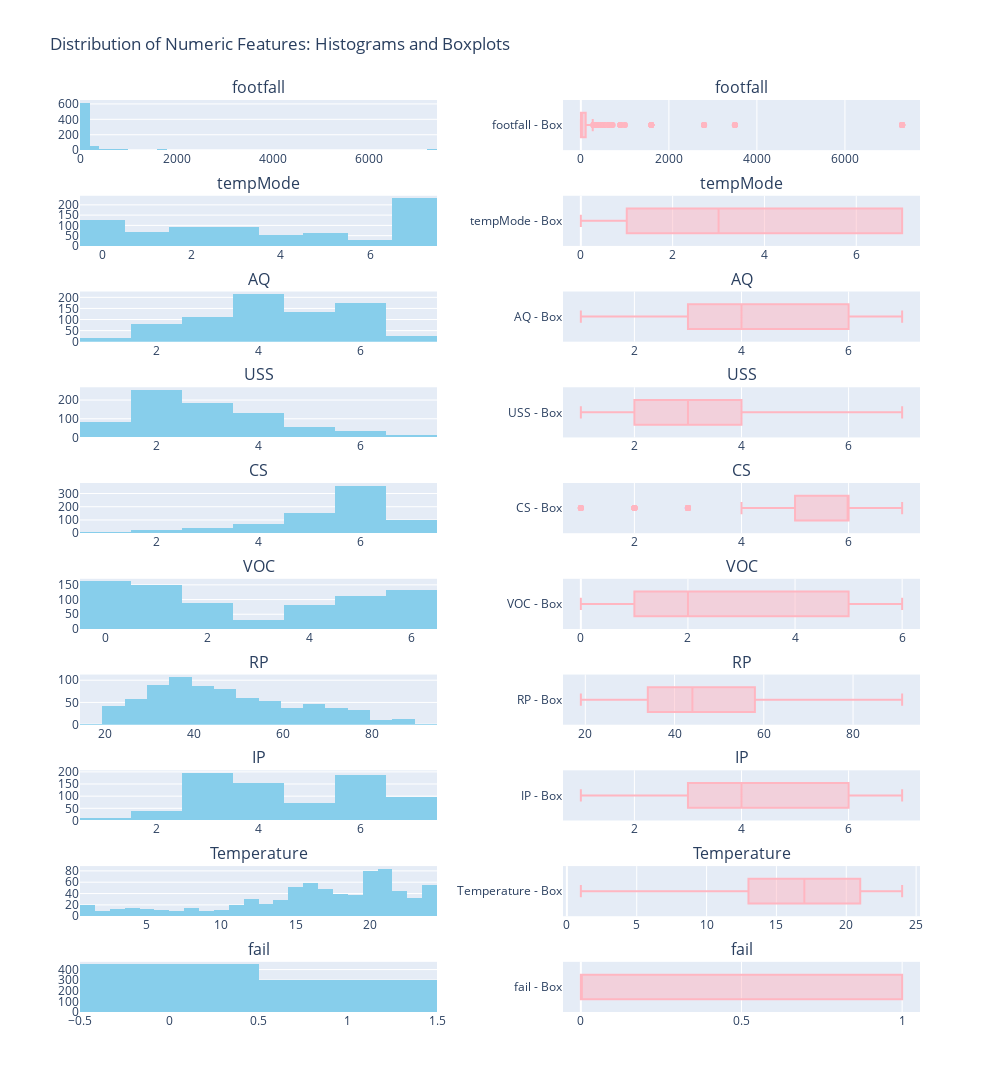

The code cell stored with this chart in its notebook:
### Markdown cell above
Are around 60/40, so move futher.

### Code cell
#plot all the numeric columns as a overview, just to see the distribution.
columns=df.columns
n_cols=2 #number of columns in subplot grid
n_rows=len(columns)

#want to create sublot using fig.px, more complex than seaborn + matplotlib
fig = make_subplots(
    rows=n_rows, cols=n_cols,
    subplot_titles = [f"{col}" for col in columns for _ in range(2)],
    horizontal_spacing=0.15
)

for i, col in enumerate(columns):
    row = i + 1 #plotly uses 1-based indexing

    # Histogram
    fig.add_trace(
        go.Histogram(x=df[col], name=f"{col} - Hist", marker_color='skyblue'),
        row=row, col=1
    )

    # Boxplot
    fig.add_trace(
        go.Box(x=df[col], name=f"{col} - Box", marker_color='lightpink'),
        row=row, col=2
    )
    
# Layout adjustments
fig.update_layout(
    height=250 * n_rows,
    width=1000,
    showlegend=False,
    title_text="Distribution of Numeric Features: Histograms and Boxplots"
)
fig.show()

### Figure 1 — Plotly figure (JSON) as saved in the notebook; plotly's stock layout.template omitted (floating-point values rounded to 4 significant figures; data arrays with more than 128 entries replaced by an {"elided": "..."} marker saying what was removed)
{"data": [{"marker": {"color": "skyblue"}, "name": "footfall - Hist", "type": "histogram", "x": {"elided": "755 int values"}, "xaxis": "x", "yaxis": "y"}, {"marker": {"color": "lightpink"}, "name": "footfall - Box", "type": "box", "x": {"elided": "755 int values"}, "xaxis": "x2", "yaxis": "y2"}, {"marker": {"color": "skyblue"}, "name": "tempMode - Hist", "type": "histogram", "x": {"elided": "755 int values"}, "xaxis": "x3", "yaxis": "y3"}, {"marker": {"color": "lightpink"}, "name": "tempMode - Box", "type": "box", "x": {"elided": "755 int values"}, "xaxis": "x4", "yaxis": "y4"}, {"marker": {"color": "skyblue"}, "name": "AQ - Hist", "type": "histogram", "x": {"elided": "755 int values"}, "xaxis": "x5", "yaxis": "y5"}, {"marker": {"color": "lightpink"}, "name": "AQ - Box", "type": "box", "x": {"elided": "755 int values"}, "xaxis": "x6", "yaxis": "y6"}, {"marker": {"color": "skyblue"}, "name": "USS - Hist", "type": "histogram", "x": {"elided": "755 int values"}, "xaxis": "x7", "yaxis": "y7"}, {"marker": {"color": "lightpink"}, "name": "USS - Box", "type": "box", "x": {"elided": "755 int values"}, "xaxis": "x8", "yaxis": "y8"}, {"marker": {"color": "skyblue"}, "name": "CS - Hist", "type": "histogram", "x": {"elided": "755 int values"}, "xaxis": "x9", "yaxis": "y9"}, {"marker": {"color": "lightpink"}, "name": "CS - Box", "type": "box", "x": {"elided": "755 int values"}, "xaxis": "x10", "yaxis": "y10"}, {"marker": {"color": "skyblue"}, "name": "VOC - Hist", "type": "histogram", "x": {"elided": "755 int values"}, "xaxis": "x11", "yaxis": "y11"}, {"marker": {"color": "lightpink"}, "name": "VOC - Box", "type": "box", "x": {"elided": "755 int values"}, "xaxis": "x12", "yaxis": "y12"}, {"marker": {"color": "skyblue"}, "name": "RP - Hist", "type": "histogram", "x": {"elided": "755 int values"}, "xaxis": "x13", "yaxis": "y13"}, {"marker": {"color": "lightpink"}, "name": "RP - Box", "type": "box", "x": {"elided": "755 int values"}, "xaxis": "x14", "yaxis": "y14"}, {"marker": {"color": "skyblue"}, "name": "IP - Hist", "type": "histogram", "x": {"elided": "755 int values"}, "xaxis": "x15", "yaxis": "y15"}, {"marker": {"color": "lightpink"}, "name": "IP - Box", "type": "box", "x": {"elided": "755 int values"}, "xaxis": "x16", "yaxis": "y16"}, {"marker": {"color": "skyblue"}, "name": "Temperature - Hist", "type": "histogram", "x": {"elided": "755 int values"}, "xaxis": "x17", "yaxis": "y17"}, {"marker": {"color": "lightpink"}, "name": "Temperature - Box", "type": "box", "x": {"elided": "755 int values"}, "xaxis": "x18", "yaxis": "y18"}, {"marker": {"color": "skyblue"}, "name": "fail - Hist", "type": "histogram", "x": {"elided": "755 int values"}, "xaxis": "x19", "yaxis": "y19"}, {"marker": {"color": "lightpink"}, "name": "fail - Box", "type": "box", "x": {"elided": "755 int values"}, "xaxis": "x20", "yaxis": "y20"}], "layout": {"annotations": [{"font": {"size": 16}, "showarrow": false, "text": "footfall", "x": 0.2125, "xanchor": "center", "xref": "paper", "y": 1, "yanchor": "bottom", "yref": "paper"}, {"font": {"size": 16}, "showarrow": false, "text": "footfall", "x": 0.7875, "xanchor": "center", "xref": "paper", "y": 1, "yanchor": "bottom", "yref": "paper"}, {"font": {"size": 16}, "showarrow": false, "text": "tempMode", "x": 0.2125, "xanchor": "center", "xref": "paper", "y": 0.895, "yanchor": "bottom", "yref": "paper"}, {"font": {"size": 16}, "showarrow": false, "text": "tempMode", "x": 0.7875, "xanchor": "center", "xref": "paper", "y": 0.895, "yanchor": "bottom", "yref": "paper"}, {"font": {"size": 16}, "showarrow": false, "text": "AQ", "x": 0.2125, "xanchor": "center", "xref": "paper", "y": 0.79, "yanchor": "bottom", "yref": "paper"}, {"font": {"size": 16}, "showarrow": false, "text": "AQ", "x": 0.7875, "xanchor": "center", "xref": "paper", "y": 0.79, "yanchor": "bottom", "yref": "paper"}, {"font": {"size": 16}, "showarrow": false, "text": "USS", "x": 0.2125, "xanchor": "center", "xref": "paper", "y": 0.685, "yanchor": "bottom", "yref": "paper"}, {"font": {"size": 16}, "showarrow": false, "text": "USS", "x": 0.7875, "xanchor": "center", "xref": "paper", "y": 0.685, "yanchor": "bottom", "yref": "paper"}, {"font": {"size": 16}, "showarrow": false, "text": "CS", "x": 0.2125, "xanchor": "center", "xref": "paper", "y": 0.58, "yanchor": "bottom", "yref": "paper"}, {"font": {"size": 16}, "showarrow": false, "text": "CS", "x": 0.7875, "xanchor": "center", "xref": "paper", "y": 0.58, "yanchor": "bottom", "yref": "paper"}, {"font": {"size": 16}, "showarrow": false, "text": "VOC", "x": 0.2125, "xanchor": "center", "xref": "paper", "y": 0.475, "yanchor": "bottom", "yref": "paper"}, {"font": {"size": 16}, "showarrow": false, "text": "VOC", "x": 0.7875, "xanchor": "center", "xref": "paper", "y": 0.475, "yanchor": "bottom", "yref": "paper"}, {"font": {"size": 16}, "showarrow": false, "text": "RP", "x": 0.2125, "xanchor": "center", "xref": "paper", "y": 0.37, "yanchor": "bottom", "yref": "paper"}, {"font": {"size": 16}, "showarrow": false, "text": "RP", "x": 0.7875, "xanchor": "center", "xref": "paper", "y": 0.37, "yanchor": "bottom", "yref": "paper"}, {"font": {"size": 16}, "showarrow": false, "text": "IP", "x": 0.2125, "xanchor": "center", "xref": "paper", "y": 0.265, "yanchor": "bottom", "yref": "paper"}, {"font": {"size": 16}, "showarrow": false, "text": "IP", "x": 0.7875, "xanchor": "center", "xref": "paper", "y": 0.265, "yanchor": "bottom", "yref": "paper"}, {"font": {"size": 16}, "showarrow": false, "text": "Temperature", "x": 0.2125, "xanchor": "center", "xref": "paper", "y": 0.16, "yanchor": "bottom", "yref": "paper"}, {"font": {"size": 16}, "showarrow": false, "text": "Temperature", "x": 0.7875, "xanchor": "center", "xref": "paper", "y": 0.16, "yanchor": "bottom", "yref": "paper"}, {"font": {"size": 16}, "showarrow": false, "text": "fail", "x": 0.2125, "xanchor": "center", "xref": "paper", "y": 0.055, "yanchor": "bottom", "yref": "paper"}, {"font": {"size": 16}, "showarrow": false, "text": "fail", "x": 0.7875, "xanchor": "center", "xref": "paper", "y": 0.055, "yanchor": "bottom", "yref": "paper"}], "height": 2500, "showlegend": false, "title": {"text": "Distribution of Numeric Features: Histograms and Boxplots"}, "width": 1000, "xaxis": {"anchor": "y", "domain": [0, 0.425]}, "xaxis10": {"anchor": "y10", "domain": [0.575, 1]}, "xaxis11": {"anchor": "y11", "domain": [0, 0.425]}, "xaxis12": {"anchor": "y12", "domain": [0.575, 1]}, "xaxis13": {"anchor": "y13", "domain": [0, 0.425]}, "xaxis14": {"anchor": "y14", "domain": [0.575, 1]}, "xaxis15": {"anchor": "y15", "domain": [0, 0.425]}, "xaxis16": {"anchor": "y16", "domain": [0.575, 1]}, "xaxis17": {"anchor": "y17", "domain": [0, 0.425]}, "xaxis18": {"anchor": "y18", "domain": [0.575, 1]}, "xaxis19": {"anchor": "y19", "domain": [0, 0.425]}, "xaxis2": {"anchor": "y2", "domain": [0.575, 1]}, "xaxis20": {"anchor": "y20", "domain": [0.575, 1]}, "xaxis3": {"anchor": "y3", "domain": [0, 0.425]}, "xaxis4": {"anchor": "y4", "domain": [0.575, 1]}, "xaxis5": {"anchor": "y5", "domain": [0, 0.425]}, "xaxis6": {"anchor": "y6", "domain": [0.575, 1]}, "xaxis7": {"anchor": "y7", "domain": [0, 0.425]}, "xaxis8": {"anchor": "y8", "domain": [0.575, 1]}, "xaxis9": {"anchor": "y9", "domain": [0, 0.425]}, "yaxis": {"anchor": "x", "domain": [0.945, 1]}, "yaxis10": {"anchor": "x10", "domain": [0.525, 0.58]}, "yaxis11": {"anchor": "x11", "domain": [0.42, 0.475]}, "yaxis12": {"anchor": "x12", "domain": [0.42, 0.475]}, "yaxis13": {"anchor": "x13", "domain": [0.315, 0.37]}, "yaxis14": {"anchor": "x14", "domain": [0.315, 0.37]}, "yaxis15": {"anchor": "x15", "domain": [0.21, 0.265]}, "yaxis16": {"anchor": "x16", "domain": [0.21, 0.265]}, "yaxis17": {"anchor": "x17", "domain": [0.105, 0.16]}, "yaxis18": {"anchor": "x18", "domain": [0.105, 0.16]}, "yaxis19": {"anchor": "x19", "domain": [0, 0.055]}, "yaxis2": {"anchor": "x2", "domain": [0.945, 1]}, "yaxis20": {"anchor": "x20", "domain": [0, 0.055]}, "yaxis3": {"anchor": "x3", "domain": [0.84, 0.895]}, "yaxis4": {"anchor": "x4", "domain": [0.84, 0.895]}, "yaxis5": {"anchor": "x5", "domain": [0.735, 0.79]}, "yaxis6": {"anchor": "x6", "domain": [0.735, 0.79]}, "yaxis7": {"anchor": "x7", "domain": [0.63, 0.685]}, "yaxis8": {"anchor": "x8", "domain": [0.63, 0.685]}, "yaxis9": {"anchor": "x9", "domain": [0.525, 0.58]}}}
